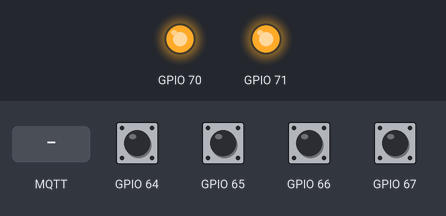
Bench run of a sketch on a simulated ESP8266 (NodeMCU). On the bench: output pins drawn as LEDs (lit = HIGH). The test bench sets the inputs (shaded band); at power-on: GPIO 64–67 HIGH. WiFi joins after 1.5 s; servers stay silent unless stated; no MQTT or app messages arrive unless stated; what the sketch prints to the serial monitor is not drawn.

Above: at 2.7 s.
2.8 s: GPIO 64 pulled LOW for 0.15 s
At 3.6 s:
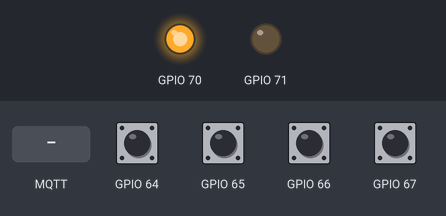
7.6 s: GPIO 67 pulled LOW for 0.15 s
At 8.2 s:
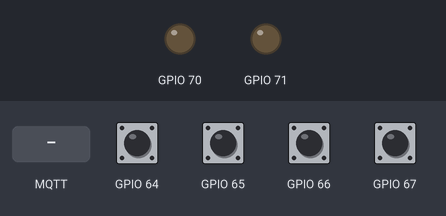
10.7 s: MQTT message "TIMER.LED.OFF" arrives on the first subscribed topic
At 11.3 s:
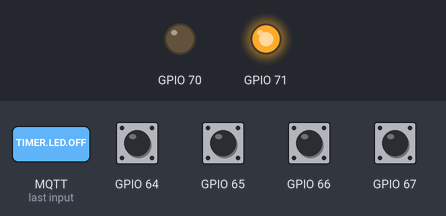
Timing chart, 0 to 13.2 s (numbered marks = the images above; inputs shaded):
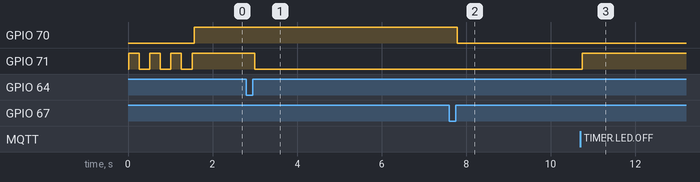

Measured:
- after the input at 2.8 s, GPIO 71: HIGH → LOW after 0.20 s
- after the input at 7.6 s, GPIO 70: HIGH → LOW after 0.19 s
- after the input at 10.7 s, GPIO 71: LOW → HIGH at once

The sketch:

BeoButton.ino
```cpp
/*
 * This project is made for Bang & Olufsen IR eye (I2C based).
 * When a button is pressed an MQTT message is sent to the MQTT broker.
 * The subscribers pickup the message and act according to the button pressed.
 *
 * The code can distinguish between short and long pressed for every button.
 * When buttons PLAY and TIMER are pressed, the LED on the button is enabled.
 */

#include "Arduino.h"
#include "PCF8574.h"
#include "ESP8266WiFi.h"
#include "PubSubClient.h"
#include "BeoButton.h"

// B&O IR Eye I2C pin mapping
#define TIMER_BUTTON_PIN 0
#define UP_BUTTON_PIN    1
#define DOWN_BUTTON_PIN  2
#define PLAY_BUTTON_PIN  3
#define PLAY_LED_PIN     6
#define TIMER_LED_PIN    7
#define DEVICE_ADDRESS   0x20
#define MAX_MSG_LEN 128

// Set i2c address
PCF8574 pcf(DEVICE_ADDRESS);

// Wifi configuration
const char* ssid = "<SSID goes here>";
const char* password = "<password goes here>";

// MQTT Configuration
const IPAddress serverIPAddress(192, 168, 1, 2);
const char *topic = "beo/eye";

WiFiClient espClient;
PubSubClient client(espClient);

BeoButton btnTimer(TIMER_LED_PIN, "TIMER");
BeoButton btnUp("UP");
BeoButton btnDown("DOWN");
BeoButton btnPlay(PLAY_LED_PIN, "PLAY");

void setup()
{
  Serial.begin(115200);

  pcf.pinMode(TIMER_BUTTON_PIN, INPUT_PULLUP);
  pcf.pinMode(UP_BUTTON_PIN,    INPUT_PULLUP);
  pcf.pinMode(DOWN_BUTTON_PIN,  INPUT_PULLUP);
  pcf.pinMode(PLAY_BUTTON_PIN,  INPUT_PULLUP);

  pcf.pinMode(TIMER_LED_PIN, OUTPUT);
  pcf.pinMode(PLAY_LED_PIN, OUTPUT);

  pcf.begin();

  connectWifi();

  client.setServer(serverIPAddress, 1883);
  client.setCallback(callback);

  Serial.println("I'm alive");
}

void loop()
{

  if (!client.connected()) {
    connectMQTT();
  }
  client.loop();

  // read all button states
  uint8_t timerVal = pcf.digitalRead(TIMER_BUTTON_PIN);
  uint8_t upVal    = pcf.digitalRead(UP_BUTTON_PIN);
  uint8_t downVal  = pcf.digitalRead(DOWN_BUTTON_PIN);
  uint8_t playVal  = pcf.digitalRead(PLAY_BUTTON_PIN);

  btnTimer.update(client, pcf, timerVal);
  btnUp.update(client, upVal);
  btnDown.update(client, downVal);
  btnPlay.update(client, pcf, playVal);

  delay(50);
}

void connectWifi() {
  delay(10);
  // Connecting to a WiFi network
  Serial.printf("\nConnecting to %s\n", ssid);
  WiFi.begin(ssid, password);

  boolean current = HIGH;
  while (WiFi.status() != WL_CONNECTED) {
    Serial.print(".");
    BeoButton::updateLed(pcf, TIMER_LED_PIN, current);
    current = !current;
    delay(250);
  }

  BeoButton::updateLed(pcf, TIMER_LED_PIN, HIGH);
  Serial.println("");
  Serial.print("WiFi connected on IP address ");
  Serial.println(WiFi.localIP());
}

void connectMQTT() {
  String clientId = "BeoEye";
  boolean current = HIGH;

  while (!client.connected()) {
    Serial.printf("MQTT connecting as client %s...\n", clientId.c_str());

    if (client.connect(clientId.c_str())) {

      Serial.println("MQTT connected");
      client.publish(topic, "Hello from BeoEye");
      // ... and resubscribe
      client.subscribe(topic);
    }
    else {
      Serial.printf("MQTT failed, state %s, retrying...\n", client.state());
      BeoButton::updateLed(pcf, PLAY_LED_PIN, current);
      current = !current;
      delay(500);
    }
  }
  BeoButton::updateLed(pcf, PLAY_LED_PIN, HIGH);
}

void callback(char *msgTopic, byte *msgPayload, unsigned int msgLength) {
  // copy payload to a static string
  static char message[MAX_MSG_LEN+1];
  if (msgLength > MAX_MSG_LEN) {
    msgLength = MAX_MSG_LEN;
  }
  strncpy(message, (char *)msgPayload, msgLength);
  message[msgLength] = '\0';

  Serial.printf("topic %s, message received: %s\n", topic, message);

  if (strcmp(message, "TIMER.LED.ON") == 0) {
    Serial.println("TIMER.ON command received");
    BeoButton::updateLed(pcf, TIMER_LED_PIN, LOW);
  }
  else if (strcmp(message, "TIMER.LED.OFF") == 0) {
    Serial.println("TIMER.OFF command received");
    BeoButton::updateLed(pcf, TIMER_LED_PIN, HIGH);
  }
  else if (strcmp(message, "PLAY.LED.ON") == 0) {
    BeoButton::updateLed(pcf, PLAY_LED_PIN, LOW);
  }
  else if (strcmp(message, "PLAY.LED.OFF") == 0) {
    BeoButton::updateLed(pcf, PLAY_LED_PIN, HIGH);
  }
}
```

BeoButton.cpp
```cpp
#include "BeoButton.h"
#include "PCF8574.h"
#include "PubSubClient.h"

BeoButton::BeoButton(int pcfPin, String type) {
  buttonType = type;
  pin = pcfPin;
}

BeoButton::BeoButton(String type) {
  buttonType = type;
}

void BeoButton::update(PubSubClient &client, PCF8574& pcf, int state) {
  if (state != previousState) {

    if (state == LOW) {
      pressStart = millis();
    }
    else {
      boolean isShortPress = millis() - pressStart < 300;
      boolean isLongPress = !isShortPress && millis() - pressStart > 600;

      if (isShortPress) {
        pcf.digitalWrite(pin, LOW);
        publish(client, buttonType + ".SHORT");
      }
      else if (isLongPress){
        pcf.digitalWrite(pin, HIGH);
        publish(client, buttonType + ".LONG");
      }
      Serial.println(buttonType);
    }
  }
  previousState = state;
}

void BeoButton::update(PubSubClient &client, int state) {
  if (state != previousState) {

    if (state == LOW) {
      pressStart = millis();
    }
    else {
      boolean isShortPress = millis() - pressStart < 300;
      boolean isLongPress = !isShortPress && millis() - pressStart > 600;

      if (isShortPress) {
        publish(client, buttonType + ".SHORT");
      }
      else if (isLongPress){
        publish(client, buttonType + ".LONG");
      }
      Serial.println(buttonType);
    }
  }
  previousState = state;
}

void BeoButton::publish(PubSubClient &client, String msg) {
  msg.toCharArray(payload, msg.length() + 1);
  client.publish("beo/eye", payload);
}

void BeoButton::updateLed(PCF8574& pcf, int pin, int state) {
  pcf.digitalWrite(pin, state);
}
```

BeoButton.h
```cpp
/*
  BeoButton.h - Library for IR eye button handling.
  Created by styppen.
*/

#include "Arduino.h"
#include "PCF8574.h"
#include "PubSubClient.h"

class BeoButton
{
  public:
    BeoButton(int pcfPin, String type);
    BeoButton(String type);

    void update(PubSubClient &client, PCF8574& pcf, int state);
    void update(PubSubClient &client, int state);

    static void updateLed(PCF8574& pcf, int pin, int state);

  private:
    boolean previousState = HIGH;
    unsigned long pressStart;
    int currentState;
    String msg;
    char payload[20];

    String buttonType;
    int pin;

    void publish(PubSubClient &client, String msg);
};
```
